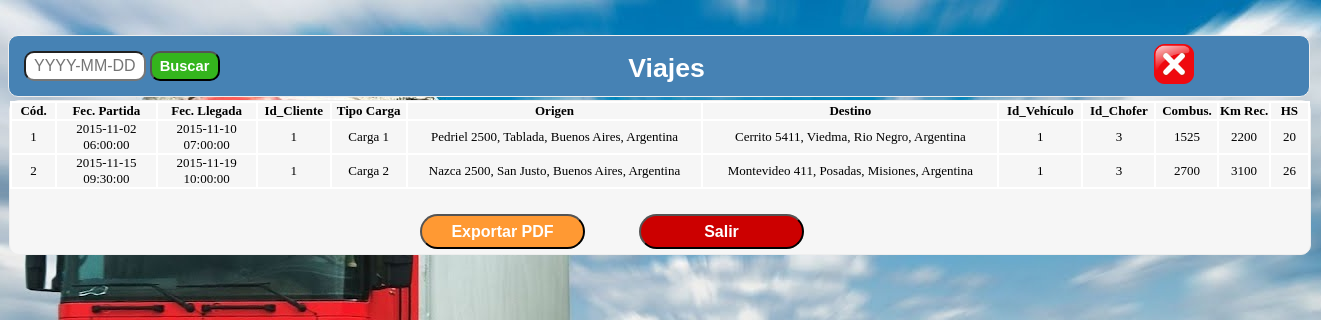
The page /ver_viajes.php on the database its author committed.
### tables this page shows
CREATE TABLE IF NOT EXISTS viaje (
	cod 			int 			AUTO_INCREMENT,
	fecha_partida	DATETIME		NOT NULL,
	fecha_llegada   DATETIME		NOT NULL,
	id_cliente 		int 			NOT NULL,
	tipo_carga		varchar(50) 	NOT NULL,
	domicilio_o		varchar(50)		NOT NULL,
    ciudad_o		varchar(50)		NOT NULL,
    provincia_o		varchar(50)		NOT NULL,
    pais_o			varchar(50)		NOT NULL,
	domicilio_d		varchar(50)		NOT NULL,
    ciudad_d		varchar(50)		NOT NULL,
    provincia_d		varchar(50)		NOT NULL,
    pais_d			varchar(50)		NOT NULL,
    id_vehiculo		int				NOT NULL,
    id_chofer		int				NOT NULL,
    combustible		int				NOT NULL,
    km				int				NOT NULL,
    horas			int				NOT NULL,
	PRIMARY KEY (cod),
	FOREIGN KEY (id_cliente)	 REFERENCES cliente (id),
	FOREIGN KEY (id_chofer)		 REFERENCES empleado(id),
    FOREIGN KEY (id_vehiculo) 	 REFERENCES vehiculo(id)
);

### ver_viajes.php (the view, shortened to what this page needs)
<html>
<head>
<link rel="stylesheet" type="text/css" href="estilos\ver_lista_viajes.css">
</head>
<body Background="imagenes\fondo.jpg">
<div id="contenedor">
	<div id="cabecera">
	<form ACTION="buscar_lista_viajes.php" METHOD="POST">
	<div class="buscar">
	<input type="text" name="palabra" placeholder="YYYY-MM-DD" class="campo_buscar" onKeyUp = "this.value=formateafecha(this.value);">
	<input type="submit" name="buscador" value="Buscar" class="campo_buscador">
	</form>
		<div class="titulo">
		Viajes
		</div>
		<a href="menu_supervisor.php"><img src="imagenes\cerrar.png" class="imagen_atras"/></a>
	</div>
<div id="cuerpo">
  <table border='1' cellpadding='0' align="center" cellspacing='0' width='100%' style="font-size:13px" bgcolor='#F6F6F6' bordercolor='#FFFFFF'>
	<tr align="center">
	  <td width='35' style='font-weight: bold'>C&oacute;d.		 </td>
      <td width='80' style='font-weight: bold'>Fec. Partida		 </td>
	  <td width='80' style='font-weight: bold'>Fec. Llegada		 </td>
	  <td width='50' style='font-weight: bold'>Id_Cliente		 </td>
	  <td width='60' style='font-weight: bold'>Tipo Carga		 </td>
	  <td width='240' style='font-weight: bold'>Origen			 </td>
	  <td width='240' style='font-weight: bold'>Destino			 </td>
	  <td width='50' style='font-weight: bold'>Id_Veh&iacute;culo</td>
      <td width='50' style='font-weight: bold'>Id_Chofer		 </td>
	  <td width='30' style='font-weight: bold'>Combus.			 </td>
	  <td width='40' style='font-weight: bold'>Km Rec.			 </td>
	  <td width='30' style='font-weight: bold'>HS				 </td>
    </tr>
<?php
	$cadena ="SELECT * FROM viaje";
	$tabla = mysql_query($cadena);
	while ($registro = mysql_fetch_array($tabla)){
	echo "
    <tr align='center'>
	  <td width='35'>".$registro['cod'].			"</td>
      <td width='80'>".$registro['fecha_partida'].	"</td>
	  <td width='80'>".$registro['fecha_llegada'].	"</td>
	  <td width='50'>".$registro['id_cliente'].		"</td>
	  <td width='60'>".$registro['tipo_carga'].		"</td>
	  <td width='240'>".$registro['domicilio_o'].", ".$registro['ciudad_o'].", ".$registro['provincia_o'].", ".$registro['pais_o']."</td>
	  <td width='240'>".$registro['domicilio_d'].", ".$registro['ciudad_d'].", ".$registro['provincia_d'].", ".$registro['pais_d']."</td>
	  <td width='50'>".$registro['id_vehiculo'].	"</td>
	  <td width='50'>".$registro['id_chofer'].		"</td>
	  <td width='30'>".$registro['combustible'].	"</td>
	  <td width='40'>".$registro['km'].				"</td>
	  <td width='30'>".$registro['horas'].			"</td>
    </tr>  ";
}
?>
 </table>
 <a href= "generar_pdf_viajes.php"><input type="submit" value="Exportar PDF" class="boton_pdf"></a>
 <a href= "pantalla.php"><input type="submit" value="Salir" class="boton_salir"></a>
</div>
</div>
</body>
</html>

### estilos/ver_lista_viajes.css (style rules this page uses)
#contenedor { width: auto; height: auto; margin: 35 0 0 0px; }
#cabecera { width: 1300px; height: 60px; background-color: #4682B4; color: white; border-radius: 10px; border-style: groove; border-width: 1px; }
#cuerpo { width: 1300px; height: auto; background-color: #F6F6F6; border-radius: 10px; margin: 2 0 0 0px; border-style: groove; border-width: 1px; }
.buscar { margin:0 0 0 15px; }
.campo_buscar { width: 122px; height: 30px; font-size: 12pt; padding-left: 8px; margin: 15 0 0 0px; border-radius: 10px; }
.campo_buscador { width: 70px; height: 30px; font-size: 11pt; font-weight: bold; background-color: #34B51D; color: white; padding-left: 5px; margin: 15 0 0 0px; border-radius: 10px; }
.titulo { font-size: 20pt; font-family: helvetica; color: white; text-align: center; font-weight: bold; margin: -28 0 0 0px; }
.imagen_atras { width:40px; height:40px; border-style: groove; border-width: 0px; margin:-40 0 0 1130px; background-color: #4682B4; border-radius: 5px; }
.boton_pdf { width: 165px; height: 35px; background-color: #FF9933; color: white; font-size: 12pt; font-weight: bold; margin: 25 0 5 410px; border-radius: 30px; }
.boton_salir { width: 165px; height: 35px; background-color: #CC0000; color: white; font-size: 12pt; font-weight: bold; margin: 25 0 5 50px; border-radius: 30px; }

### rows shown on the page
viaje: cod "1", fecha_partida "2015-11-02 06:00:00", fecha_llegada "2015-11-10 07:00:00", id_cliente "1", tipo_carga "Carga 1", domicilio_o "Pedriel 2500", ciudad_o "Tablada", provincia_o "Buenos Aires", pais_o "Argentina", domicilio_d "Cerrito 5411", ciudad_d "Viedma", provincia_d "Rio Negro", pais_d "Argentina", id_vehiculo "1", id_chofer "3", combustible "1525", km "2200", horas "20"
viaje: cod "2", fecha_partida "2015-11-15 09:30:00", fecha_llegada "2015-11-19 10:00:00", id_cliente "1", tipo_carga "Carga 2", domicilio_o "Nazca 2500", ciudad_o "San Justo", provincia_o "Buenos Aires", pais_o "Argentina", domicilio_d "Montevideo 411", ciudad_d "Posadas", provincia_d "Misiones", pais_d "Argentina", id_vehiculo "1", id_chofer "3", combustible "2700", km "3100", horas "26"
